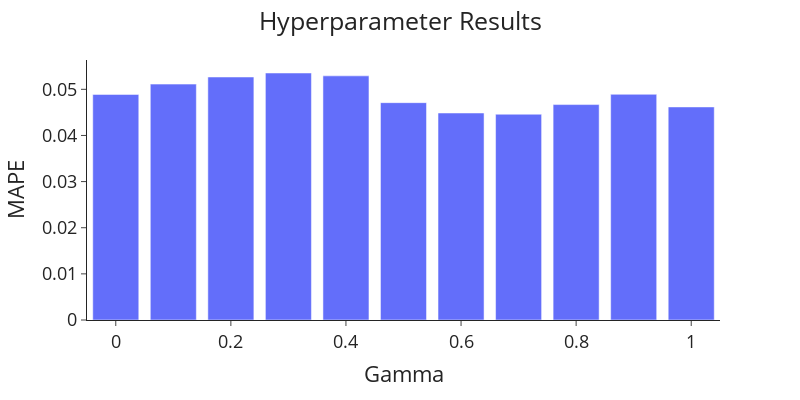

Write notebook code for a chart like this one.
### Code cell
# Plot the tuning results
plot_error_cv(df=error_df, title='Hyperparameter Results')

### Figure 1 — Plotly figure (JSON) as saved in the notebook; plotly's stock layout.template omitted (floating-point values rounded to 4 significant figures)
{"data": [{"hovertemplate": "Gamma=%{x}<br>MAPE=%{y}<extra></extra>", "legendgroup": "", "marker": {"color": "#636efa", "pattern": {"shape": ""}}, "name": "", "orientation": "v", "showlegend": false, "textposition": "auto", "type": "bar", "x": [0.0, 0.1, 0.2, 0.3, 0.4, 0.5, 0.6, 0.7, 0.8, 0.9, 1.0], "xaxis": "x", "y": [0.0489, 0.05113, 0.05267, 0.05354, 0.05292, 0.04711, 0.04487, 0.0446, 0.0467, 0.04892, 0.04618], "yaxis": "y"}], "layout": {"barmode": "relative", "font": {"size": 18}, "height": 400, "legend": {"tracegroupgap": 0}, "margin": {"t": 60}, "title": {"text": "Hyperparameter Results", "x": 0.5}, "width": 800, "xaxis": {"anchor": "y", "domain": [0, 1], "title": {"text": "Gamma"}}, "yaxis": {"anchor": "x", "domain": [0, 1], "title": {"text": "MAPE"}}}}
